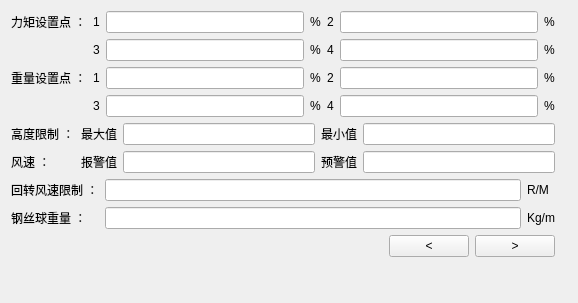
<?xml version="1.0" encoding="UTF-8"?>
<ui version="4.0">
 <class>setsystem</class>
 <widget class="QWidget" name="setsystem">
  <property name="geometry">
   <rect>
    <x>0</x>
    <y>0</y>
    <width>578</width>
    <height>303</height>
   </rect>
  </property>
  <property name="windowTitle">
   <string>Form</string>
  </property>
  <layout class="QFormLayout" name="formLayout">
   <item row="0" column="0">
    <layout class="QVBoxLayout" name="verticalLayout_2">
     <item>
      <layout class="QVBoxLayout" name="verticalLayout">
       <item>
        <layout class="QGridLayout" name="gridLayout">
         <item row="0" column="2">
          <widget class="QLineEdit" name="lineEdit"/>
         </item>
         <item row="0" column="5">
          <widget class="QLineEdit" name="lineEdit_2"/>
         </item>
         <item row="0" column="6">
          <widget class="QLabel" name="label_5">
           <property name="text">
            <string>%</string>
           </property>
          </widget>
         </item>
         <item row="2" column="0">
          <widget class="QLabel" name="label_11">
           <property name="text">
            <string>重量设置点 ：</string>
           </property>
          </widget>
         </item>
         <item row="2" column="6">
          <widget class="QLabel" name="label_15">
           <property name="text">
            <string>%</string>
           </property>
          </widget>
         </item>
         <item row="2" column="3">
          <widget class="QLabel" name="label_13">
           <property name="text">
            <string>%</string>
           </property>
          </widget>
         </item>
         <item row="1" column="4">
          <widget class="QLabel" name="label_9">
           <property name="text">
            <string>4</string>
           </property>
          </widget>
         </item>
         <item row="0" column="3">
          <widget class="QLabel" name="label_3">
           <property name="text">
            <string>%</string>
           </property>
          </widget>
         </item>
         <item row="0" column="4">
          <widget class="QLabel" name="label_4">
           <property name="text">
            <string>2</string>
           </property>
          </widget>
         </item>
         <item row="0" column="1">
          <widget class="QLabel" name="label_2">
           <property name="text">
            <string>1</string>
           </property>
          </widget>
         </item>
         <item row="1" column="0">
          <widget class="QLabel" name="label_6">
           <property name="text">
            <string/>
           </property>
          </widget>
         </item>
         <item row="0" column="0">
          <widget class="QLabel" name="label">
           <property name="text">
            <string>力矩设置点 ：</string>
           </property>
          </widget>
         </item>
         <item row="2" column="1">
          <widget class="QLabel" name="label_12">
           <property name="text">
            <string>1</string>
           </property>
          </widget>
         </item>
         <item row="2" column="4">
          <widget class="QLabel" name="label_14">
           <property name="text">
            <string>2</string>
           </property>
          </widget>
         </item>
         <item row="1" column="5">
          <widget class="QLineEdit" name="lineEdit_4"/>
         </item>
         <item row="1" column="1">
          <widget class="QLabel" name="label_7">
           <property name="text">
            <string>3</string>
           </property>
          </widget>
         </item>
         <item row="1" column="3">
          <widget class="QLabel" name="label_8">
           <property name="text">
            <string>%</string>
           </property>
          </widget>
         </item>
         <item row="1" column="2">
          <widget class="QLineEdit" name="lineEdit_3"/>
         </item>
         <item row="1" column="6">
          <widget class="QLabel" name="label_10">
           <property name="text">
            <string>%</string>
           </property>
          </widget>
         </item>
         <item row="2" column="5">
          <widget class="QLineEdit" name="lineEdit_6"/>
         </item>
         <item row="2" column="2">
          <widget class="QLineEdit" name="lineEdit_5"/>
         </item>
         <item row="3" column="0">
          <widget class="QLabel" name="label_16">
           <property name="text">
            <string/>
           </property>
          </widget>
         </item>
         <item row="3" column="1">
          <widget class="QLabel" name="label_17">
           <property name="text">
            <string>3</string>
           </property>
          </widget>
         </item>
         <item row="3" column="2">
          <widget class="QLineEdit" name="lineEdit_7"/>
         </item>
         <item row="3" column="3">
          <widget class="QLabel" name="label_18">
           <property name="text">
            <string>%</string>
           </property>
          </widget>
         </item>
         <item row="3" column="4">
          <widget class="QLabel" name="label_19">
           <property name="text">
            <string>4</string>
           </property>
          </widget>
         </item>
         <item row="3" column="6">
          <widget class="QLabel" name="label_20">
           <property name="text">
            <string>%</string>
           </property>
          </widget>
         </item>
         <item row="3" column="5">
          <widget class="QLineEdit" name="lineEdit_8"/>
         </item>
        </layout>
       </item>
       <item>
        <layout class="QGridLayout" name="gridLayout_2">
         <item row="0" column="3">
          <widget class="QLabel" name="label_23">
           <property name="text">
            <string>最小值</string>
           </property>
          </widget>
         </item>
         <item row="0" column="0">
          <widget class="QLabel" name="label_21">
           <property name="text">
            <string>高度限制 ：</string>
           </property>
          </widget>
         </item>
         <item row="0" column="2">
          <widget class="QLineEdit" name="lineEdit_9"/>
         </item>
         <item row="0" column="4">
          <widget class="QLineEdit" name="lineEdit_10"/>
         </item>
         <item row="0" column="1">
          <widget class="QLabel" name="label_22">
           <property name="text">
            <string>最大值</string>
           </property>
          </widget>
         </item>
         <item row="1" column="0">
          <widget class="QLabel" name="label_24">
           <property name="text">
            <string>风速 ：</string>
           </property>
          </widget>
         </item>
         <item row="1" column="1">
          <widget class="QLabel" name="label_25">
           <property name="text">
            <string>报警值</string>
           </property>
          </widget>
         </item>
         <item row="1" column="2">
          <widget class="QLineEdit" name="lineEdit_11"/>
         </item>
         <item row="1" column="3">
          <widget class="QLabel" name="label_26">
           <property name="text">
            <string>预警值</string>
           </property>
          </widget>
         </item>
         <item row="1" column="4">
          <widget class="QLineEdit" name="lineEdit_12"/>
         </item>
        </layout>
       </item>
       <item>
        <layout class="QGridLayout" name="gridLayout_3">
         <item row="0" column="2">
          <widget class="QLabel" name="label_28">
           <property name="text">
            <string>R/M</string>
           </property>
          </widget>
         </item>
         <item row="0" column="0">
          <widget class="QLabel" name="label_27">
           <property name="text">
            <string>回转风速限制 ：</string>
           </property>
          </widget>
         </item>
         <item row="0" column="1">
          <widget class="QLineEdit" name="lineEdit_13"/>
         </item>
         <item row="1" column="0">
          <widget class="QLabel" name="label_29">
           <property name="text">
            <string>钢丝球重量 ：</string>
           </property>
          </widget>
         </item>
         <item row="1" column="1">
          <widget class="QLineEdit" name="lineEdit_14"/>
         </item>
         <item row="1" column="2">
          <widget class="QLabel" name="label_30">
           <property name="text">
            <string>Kg/m</string>
           </property>
          </widget>
         </item>
        </layout>
       </item>
      </layout>
     </item>
     <item>
      <layout class="QHBoxLayout" name="horizontalLayout">
       <item>
        <spacer name="horizontalSpacer">
         <property name="orientation">
          <enum>Qt::Horizontal</enum>
         </property>
         <property name="sizeHint" stdset="0">
          <size>
           <width>378</width>
           <height>20</height>
          </size>
         </property>
        </spacer>
       </item>
       <item>
        <widget class="QPushButton" name="pushButton">
         <property name="text">
          <string>&lt;</string>
         </property>
        </widget>
       </item>
       <item>
        <widget class="QPushButton" name="pushButton_2">
         <property name="text">
          <string>&gt;</string>
         </property>
        </widget>
       </item>
      </layout>
     </item>
    </layout>
   </item>
  </layout>
 </widget>
 <resources/>
 <connections/>
</ui>
